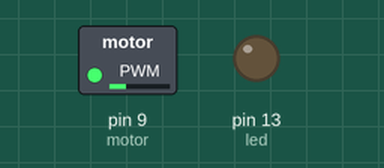
A sketch run on a simulated Arduino Uno, built with avr-gcc and run on an emulated ATmega328P. Parts: switched loads named in the sketch (green lamp = pin HIGH), output pins drawn as LEDs (lit = HIGH).

Above: at 0.1 s.
Timing chart, 0 to 40.0 s (numbered marks = the images above):
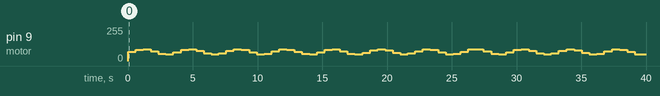

The sketch:

life_like_motor.ino
```cpp
int motor = 9;
int led = 13;
int timeCounter = 0;
float pi = 3.1415;

// the setup function runs once when you press reset or power the board
void setup() {
  // initialize digital pin 13 as an output.
  pinMode(motor, OUTPUT);
  pinMode(led, OUTPUT);
}

// the loop function runs over and over again forever
void loop() {
  int angle = timeCounter*pi/180;
  analogWrite(motor, 70+20*sin(angle));
  delay(10);
  timeCounter++;
}
```

Measured:
- by itself, pin 9 (motor): 0/255 → 70/255 at 0.00 s, → 86/255 0.59 s later, → 88/255 0.58 s later, → 72/255 0.58 s later, … (68 changes in this stretch)
